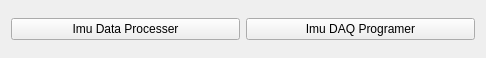
<?xml version="1.0" encoding="UTF-8"?>
<ui version="4.0">
 <class>Menu</class>
 <widget class="QWidget" name="Menu">
  <property name="geometry">
   <rect>
    <x>0</x>
    <y>0</y>
    <width>486</width>
    <height>58</height>
   </rect>
  </property>
  <property name="windowTitle">
   <string>Menu</string>
  </property>
  <layout class="QVBoxLayout" name="verticalLayout">
   <item>
    <layout class="QHBoxLayout" name="horizontalLayout">
     <item>
      <widget class="QPushButton" name="Processer">
       <property name="minimumSize">
        <size>
         <width>100</width>
         <height>0</height>
        </size>
       </property>
       <property name="text">
        <string>Imu Data Processer</string>
       </property>
      </widget>
     </item>
     <item>
      <widget class="QPushButton" name="ImuDAQ">
       <property name="minimumSize">
        <size>
         <width>100</width>
         <height>0</height>
        </size>
       </property>
       <property name="text">
        <string>Imu DAQ Programer</string>
       </property>
      </widget>
     </item>
    </layout>
   </item>
  </layout>
 </widget>
 <resources/>
 <connections/>
</ui>
